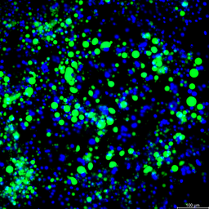
#> input picture fluorescent_image.png, 209 x 209 px
$ python caller.py
#> lines starting #> are read from the running program, lines starting #| are printed output that depends on the picture; after the words box and inside, x2 and y2 are one past the last pixel; in counts of white or black regions, pixels touching at a corner belong together
### grayscale_image.py
# Grayscale Image Conversion Module + Pipelines
# chuan134@jh.edu

"""
    Created on Jul 8 2025
    Author: Caoze Huang
    This module provides the functionality to convert images to
grayscale and apply various image processing techniques.
"""

from PIL import Image
import cv2
import os

def pipeline_process(image_path, save_path="Barman_results"):
    """
    Pipeline to convert an image to grayscale and save it.

    Args:
        image_path (str): Path to the input image.
        save_path (str): Directory to the subfolder to save the grayscale image.
    Returns:
        gray_image_path (str): Path to the saved grayscale image.

    """
#> called with image_path = 'fluorescent_image.png', save_path = 'fluorescent_image_results'
    # Pipeline
    # Original RGB Image
    try:
        img = cv2.imread(image_path)
#> img is the input picture: shape (209, 209, 3); mean B, G, R 40.5, 35.6, 0.2
        if img is None:
            raise ValueError("Image not found or unable to read.")
    except Exception as e:
        print(f"Error reading image {image_path}: {e}")
        return None

    #Split Channels (R,G,B)
    b, g, r = cv2.split(img)
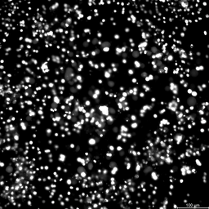
#> b: shape (209, 209); min 0, max 255, mean 40.5
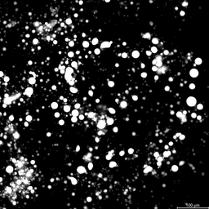
#> g: shape (209, 209); min 0, max 255, mean 35.6
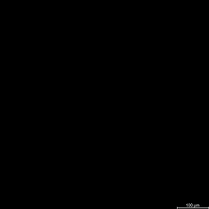
#> r: shape (209, 209); min 0, max 164, mean 0.2

    #Green Enhancement (G - 0.5R - 0.5B)
    green_enhanced = cv2.subtract(g, cv2.addWeighted(r, 0.5, b, 0.5, 0))
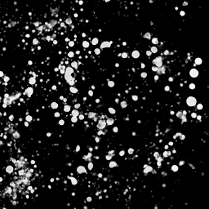
#> green_enhanced: shape (209, 209); min 0, max 255, mean 28.8

    # Normalize Intensities (0-255)
    green_norm = cv2.normalize(green_enhanced, None, 0, 255, cv2.NORM_MINMAX)

    # Contrast Enhancement (CLAHE)
    clahe = cv2.createCLAHE(clipLimit=2.0, tileGridSize=(8,8))
    contrast_enhanced = clahe.apply(green_norm)
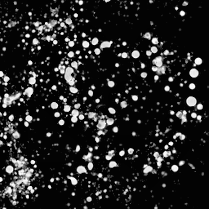
#> contrast_enhanced: shape (209, 209); min 2, max 255, mean 35.5

    # Grayscale Output (Green stands out)
    gray_image = contrast_enhanced

    # Save the grayscale image to subfolder
    gray_image_path = image_path.replace('.jpg', '_gray.jpg').replace('.png', '_gray.png')
    full_path = os.path.join(save_path, gray_image_path)
    Image.fromarray(gray_image).save(full_path)
    print(f"Grayscale image saved to {full_path}")
    return gray_image_path

### binary_image.py
# Converts processed grayscale images to binary mask arrays
# chuan134@jh.edu

"""
    Created on Jul 8 2025
    Author: Caoze Huang
    This module converts processed grayscale images into a binary mask
"""

from PIL import Image
import cv2
import os

def convert_to_binary(image_path, threshold=128, save_path="Barman_results"):
    """
    Convert a grayscale image to a binary mask using a specified threshold.

    Args:
        image_path (str): Path to the input grayscale image.
        threshold (int): Threshold value for binarization.

    Returns:
        binary_image_path (str.): Path to saved binary image.
    """
#> called with image_path = 'fluorescent_image_gray.png', threshold = 50, save_path = 'fluorescent_image_results'
    # Load the grayscale image
    access_path = save_path + '/' + image_path
    print(access_path)
    gray_image = cv2.imread(access_path, cv2.IMREAD_GRAYSCALE)
    if gray_image is None:
        raise ValueError("Image not found or unable to read.")

    # Apply thresholding to create a binary image
    _, binary_image = cv2.threshold(gray_image, threshold, 255, cv2.THRESH_BINARY)
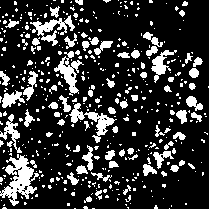
#> binary_image: shape (209, 209); 20.5% white; 457 white regions (379 under 20 px), largest, box (x1, y1, x2, y2) and area: (0, 154, 39, 206) 883, (69, 103, 117, 143) 507, (30, 15, 75, 46) 484

    # Save the binary image
    binary_image_path = image_path.replace('_gray.jpg', '_binary.jpg').replace('_gray.png', '_binary.png')
    full_path = os.path.join(save_path, binary_image_path)
    Image.fromarray(binary_image).save(full_path)
    print(f"Binary image saved to {full_path}")

    return binary_image_path

### image_segmentation.py
# Segments binary mask into an array of pixel sizes
# chuan134@j.edu

"""
    Created on Jul 8 2025
    Author: Caoze Huang
    This module provides functions to segment binary masks
"""
import numpy as np
import cv2
from skimage import measure, morphology
from skimage.measure import label, regionprops

# Segmentation function
# Extracts numbers of droplets and the numbers of pixels in each droplet
def segment_image(binary_image, min_size=50, save_path="Barman_results"):
    """
    Segments the binary image to identify individual droplets.
    Parameters:
        binary_image (ndarray): The binary image to be segmented.
        min_size (int): Minimum size of droplets to keep.
    Returns:
        data_array (list): List of areas of each droplet.
    """
#> called with binary_image = 'fluorescent_image_binary.png', min_size = 50, save_path = 'fluorescent_image_results'
    # Declare results array,
    sizes_array = []

    # Opens the binary image as a NumPy array of boolean type
    access_path = save_path + '/' + binary_image
    print(f"Accessing binary image at: {access_path}")
    print(access_path)
    binary_image_array = cv2.imread(access_path, cv2.IMREAD_GRAYSCALE).astype(bool)
    if binary_image_array is None:
        raise ValueError("Binary image not found or unable to read.")

    # Label connected components
#> (the run stopped early here; a loop or call above may not have finished)
